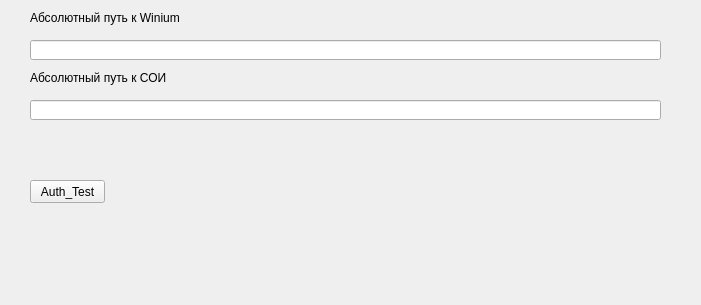
<?xml version="1.0" encoding="UTF-8"?>
<ui version="4.0">
 <class>MainWindow</class>
 <widget class="QMainWindow" name="MainWindow">
  <property name="geometry">
   <rect>
    <x>0</x>
    <y>0</y>
    <width>701</width>
    <height>305</height>
   </rect>
  </property>
  <property name="windowTitle">
   <string>MainWindow</string>
  </property>
  <widget class="QWidget" name="centralwidget">
   <widget class="QLineEdit" name="winium_path">
    <property name="geometry">
     <rect>
      <x>30</x>
      <y>40</y>
      <width>631</width>
      <height>20</height>
     </rect>
    </property>
   </widget>
   <widget class="QLineEdit" name="stadiums_path">
    <property name="geometry">
     <rect>
      <x>30</x>
      <y>100</y>
      <width>631</width>
      <height>20</height>
     </rect>
    </property>
   </widget>
   <widget class="QPushButton" name="auth_test_btn">
    <property name="geometry">
     <rect>
      <x>30</x>
      <y>180</y>
      <width>75</width>
      <height>23</height>
     </rect>
    </property>
    <property name="text">
     <string>Auth_Test</string>
    </property>
   </widget>
   <widget class="QLabel" name="label">
    <property name="geometry">
     <rect>
      <x>30</x>
      <y>10</y>
      <width>181</width>
      <height>16</height>
     </rect>
    </property>
    <property name="text">
     <string>Абсолютный путь к Winium</string>
    </property>
   </widget>
   <widget class="QLabel" name="label_2">
    <property name="geometry">
     <rect>
      <x>30</x>
      <y>70</y>
      <width>221</width>
      <height>16</height>
     </rect>
    </property>
    <property name="text">
     <string>Абсолютный путь к СОИ</string>
    </property>
   </widget>
  </widget>
 </widget>
 <resources/>
 <connections/>
</ui>
